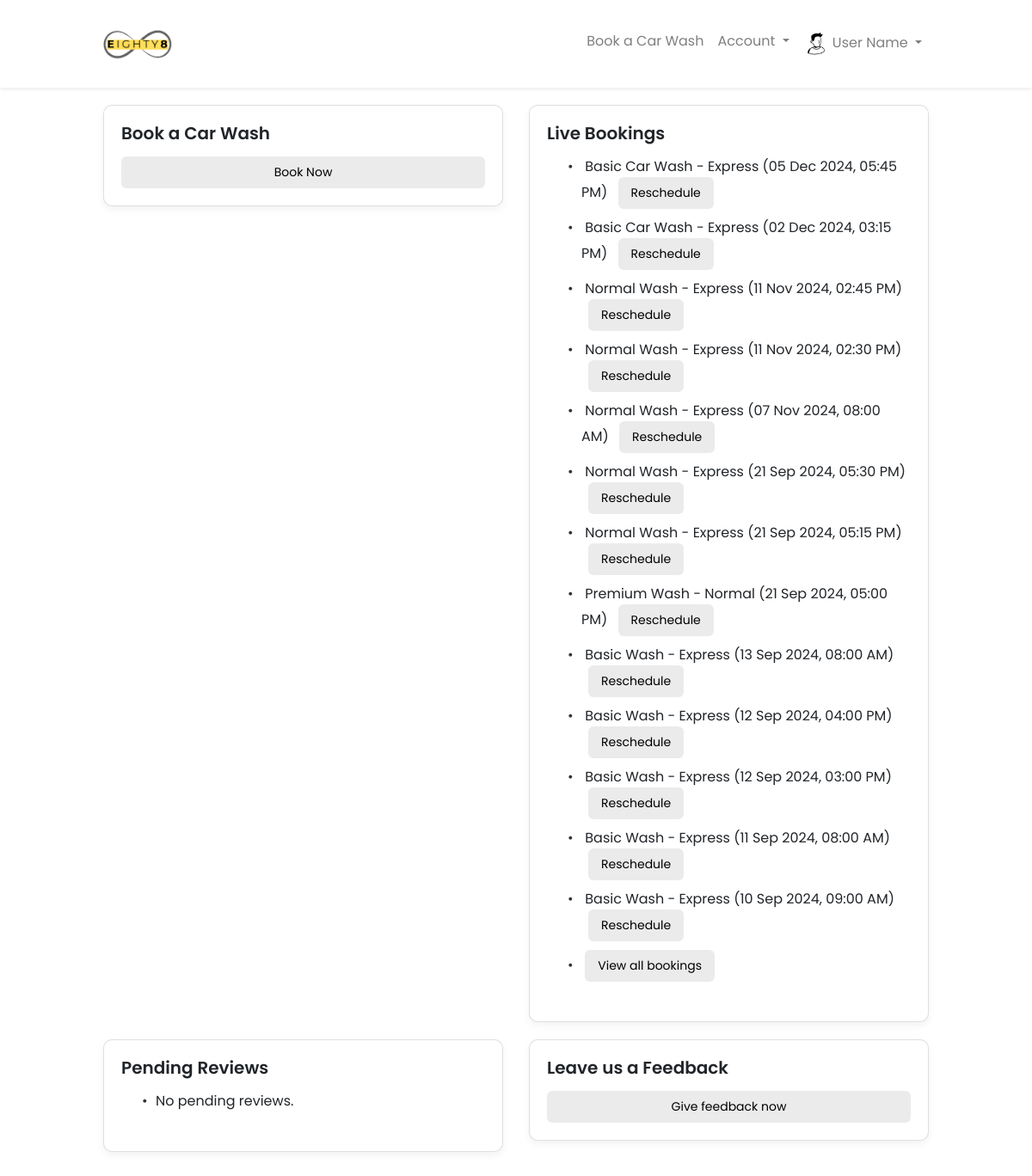
Page /User/home.php (signed in) on the committed database.
### tables this page shows
CREATE TABLE `booking` (
  `booking_id` int(11) NOT NULL,
  `user_id` int(11) NOT NULL,
  `service_type` varchar(255) NOT NULL,
  `booking_type` varchar(255) NOT NULL,
  `price` varchar(255) NOT NULL,
  `booking_time` datetime NOT NULL,
  `phone_no` varchar(255) NOT NULL,
  `payment_status` varchar(255) NOT NULL,
  `rider_id` varchar(255) NOT NULL,
  `status` varchar(255) NOT NULL,
  `address_line_1` varchar(255) NOT NULL,
  `address_line_2` varchar(255) NOT NULL,
  `postcode` varchar(255) NOT NULL,
  `city` varchar(255) NOT NULL,
  `state` varchar(255) NOT NULL,
  `country` varchar(255) NOT NULL
);

### User/home.php (the view, shortened to what this page needs)
<?php
include '../includes/topbar.php';
$user_id = $_SESSION['id'];
$pendingReviewsQuery = "SELECT r.review_id, b.service_type, b.booking_time
                        FROM reviews r
                        JOIN booking b ON r.booking_id = b.booking_id
                        WHERE r.user_id = ? AND r.review_status = 'pending'";
$stmt = $conn->prepare($pendingReviewsQuery);
$stmt->bind_param("i", $user_id);
$stmt->execute();
$result = $stmt->get_result();
$liveBookingsQuery = "SELECT booking_id, service_type, booking_type, booking_time
                      FROM booking
                      WHERE user_id = ? AND status = 'pending'
                      ORDER BY booking_time DESC";
$stmtLive = $conn->prepare($liveBookingsQuery);
$stmtLive->bind_param("i", $user_id);
$stmtLive->execute();
$resultLive = $stmtLive->get_result();
?>
<!DOCTYPE html>
<html lang="en">
<head>
<link rel="stylesheet" href="https://stackpath.bootstrapcdn.com/bootstrap/4.5.2/css/bootstrap.min.css">
</head>
<body>
<div class="container">
    <div class="row">
        <div class="col-md-6 col-12">
            <div class="card">
                <h4 class="section-title">Book a Car Wash</h4>
                <a href="welcome.php" class="btn btn-custom">Book Now</a>
            </div>
        </div>
        <div class="col-md-6 col-12">
            <div class="card">
                <h4 class="section-title">Live Bookings</h4>
                <ul class="card-list">
                    <?php if ($resultLive->num_rows > 0): ?>
                        <?php while ($rowLive = $resultLive->fetch_assoc()): ?>
                            <li>
                                <?php echo htmlspecialchars($rowLive['service_type']) . " - " . htmlspecialchars($rowLive['booking_type']); ?>
                                (<?php echo date('d M Y, h:i A', strtotime($rowLive['booking_time'])); ?>)
                                <a href="reschedule_booking.php?booking_id=<?php echo $rowLive['booking_id']; ?>" class="btn btn-sm btn-custom ml-2">Reschedule</a>
                            </li>
                        <?php endwhile; ?>
                        <li class="mt-2">
                            <a href="view_booking.php" class="btn btn-sm btn-custom">View all bookings</a>
                        </li>
                    <?php else: ?>
                        <li>No live bookings.</li>
                    <?php endif; ?>
                </ul>
            </div>
        </div>
        <div class="col-md-6 col-12">
            <div class="card">
                <h4 class="section-title">Pending Reviews</h4>
                <ul class="card-list">
                    <?php if ($result->num_rows > 0): ?>
                        <?php while ($row = $result->fetch_assoc()): ?>
                            <li>
                                Review for <?php echo htmlspecialchars($row['service_type']); ?>
                                (<?php echo date('d M Y, h:i A', strtotime($row['booking_time'])); ?>)
                                <a href="submit_review.php?review_id=<?php echo $row['review_id']; ?>" class="btn btn-sm btn-custom ml-2">Leave Review</a>
                            </li>
                        <?php endwhile; ?>
                    <?php else: ?>
                        <li>No pending reviews.</li>
                    <?php endif; ?>
                </ul>
            </div>
        </div>
        <div class="col-md-6 col-12">
            <div class="card">
                <h4 class="section-title">Leave us a Feedback</h4>
                <a href="feedback.php" class="btn btn-custom">Give feedback now</a>
            </div>
        </div>
    </div>
</div>
</body>
</html>

### includes/topbar.php (shortened to what this page needs)
<nav class="navbar navbar-expand-lg navbar-light bg-white shadow-sm">
    <div class="container">
        <a class="navbar-brand" href="../User/welcome.php">
            <img src="../images/icons/Logo.png" alt="Logo" style="height: 35px; width: 80px;">
        </a>
        <div class="collapse navbar-collapse" id="navbarNav">
            <ul class="navbar-nav ml-auto">
                <li class="nav-item">
                    <a class="nav-link" href="../User/welcome.php">Book a Car Wash</a>
                </li>
                <li class="nav-item dropdown">
                    <a class="nav-link dropdown-toggle" href="#" id="accountDropdown" role="button" data-toggle="dropdown" aria-haspopup="true" aria-expanded="false">
                        Account
                    </a>
                </li>
                <li class="nav-item dropdown">
                    <a class="nav-link dropdown-toggle" href="#" id="profileDropdown" role="button" data-toggle="dropdown" aria-haspopup="true" aria-expanded="false">
                        <img class="img-profile rounded-circle" src="../images/icons/user.png" alt="User" style="width: 30px; height: 30px;">
                        <span>User Name</span>
                    </a>
                </li>
            </ul>
        </div>
    </div>
</nav>

### User/home.php (style rules this page uses)
html, body { font-family: 'Poppins', sans-serif; background-color: #fff; margin: 0; padding: 0; }
.container { max-width: 1000px; margin: auto; padding: 20px; }
.section-title { font-weight: 600; font-size: 20px; margin-bottom: 15px; }
.card { background-color: #fff; padding: 20px; border-radius: 10px; box-shadow: 0px 4px 10px rgba(0, 0, 0, 0.05); margin-bottom: 20px; }
.btn-custom { background-color: rgba(0, 0, 0, 0.08); color: #000; border: none; padding: 8px 15px; border-radius: 6px; font-size: 14px; transition: background 0.3s; }
.card-list li { margin-bottom: 10px; list-style-type: none; }
.card-list li::before { content: "\2022"; color: #333; display: inline-block; width: 1em; margin-left: -1em; }

### rows in the picture
booking: service_type "Basic Car Wash", booking_type "Express", booking_time "05 Dec 2024, 05:45 PM"
booking: service_type "Basic Car Wash", booking_type "Express", booking_time "02 Dec 2024, 03:15 PM"
booking: service_type "Normal Wash", booking_type "Express", booking_time "11 Nov 2024, 02:45 PM"
booking: service_type "Normal Wash", booking_type "Express", booking_time "11 Nov 2024, 02:30 PM"
booking: service_type "Normal Wash", booking_type "Express", booking_time "07 Nov 2024, 08:00 AM"
booking: service_type "Normal Wash", booking_type "Express", booking_time "21 Sep 2024, 05:30 PM"
booking: service_type "Normal Wash", booking_type "Express", booking_time "21 Sep 2024, 05:15 PM"
booking: service_type "Premium Wash", booking_type "Normal", booking_time "21 Sep 2024, 05:00 PM"
booking: service_type "Basic Wash", booking_type "Express", booking_time "13 Sep 2024, 08:00 AM"
booking: service_type "Basic Wash", booking_type "Express", booking_time "12 Sep 2024, 04:00 PM"
booking: service_type "Basic Wash", booking_type "Express", booking_time "12 Sep 2024, 03:00 PM"
booking: service_type "Basic Wash", booking_type "Express", booking_time "11 Sep 2024, 08:00 AM"
booking: service_type "Basic Wash", booking_type "Express", booking_time "10 Sep 2024, 09:00 AM"
